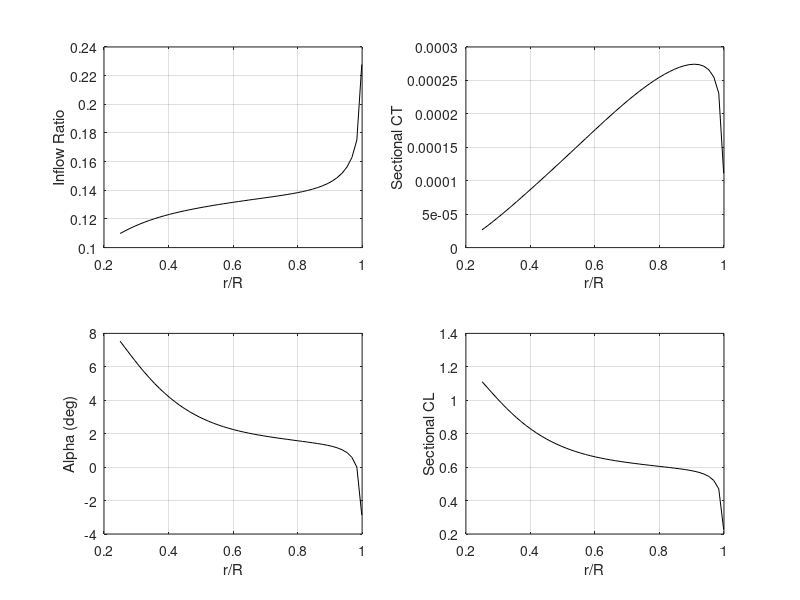

MATLAB code for this plot:
clear; clc; clf;

% With collective ONLY
% Axial flight condition

% Rotor parameters
R = 0.3048;                % in m
Nb = 2;                    % blade number
Om_rpm = 6000;             % in rpm
vel_climb = 18.0;          % in m/s

CLa = 4.88; %2*pi;         % d_Cl/d_alpha in radians
CL0 = 0.470;

% Selective parameters
% *** COMMENT OUT UNUSED VARIABLES ***
% -- AR or chord --
% AR = 6;                % Aspect ratio
% c = 0;
cByR_dist = [  % as a two-col matrix [r/R  c/R]
  0.25000   0.08
  0.29137   0.09842
  0.32614   0.1119
  0.35372   0.12106
  0.38129   0.1295
  0.41007   0.13746
  0.43645   0.143
  0.46763   0.14712
  0.50360   0.15028
  0.55276   0.15176
  0.60911   0.15062
  0.69305   0.1459
  0.76259   0.13972
  0.82734   0.13208
  0.90048   0.12086
  1.00000   0.10054
  ];
% -- theta distribution or constant angle --
% theta_deg = 8;
theta_deg_dist = [  % as a two-col matrix [r/R theta]
  0.25	32.56026
  0.28037	30.10193
  0.3007	28.30318
  0.33182	25.96551
  0.36413	23.8082
  0.39287	22.1909
  0.42521	20.51407
  0.46234	18.95808
  0.49709	17.7621
  0.53783	16.4469
  0.59416	15.01391
  0.64569	13.82045
  0.70084	12.86777
  0.75599	12.03521
  0.82912	11.20535
  0.89987	10.49525
  1	10.21008
  ]; 
% ------

% Environment parameters
rho = 1.2;                % in kg/m3

% Solver parameters 
nx = 50;                  % No. of stations along blade

% Feature switches
spacing_switch = 1;       % [1]Equispaced [2]Cosine [3]aTan
prandtlTipLoss_switch = 1;

% For accounting tip loss
% (change accordingly when prandtlTipLoss_switch is 0)
root_cut = 0.25;            % r/R
tip_cut = 0.999;             % r/R

% Spacing blade stations
switch spacing_switch
  case 1
    % Equi-spaced
    r_bar = linspace(root_cut,tip_cut,nx);
    dr_bar = (r_bar(2)-r_bar(1))*ones(size(r_bar));

  case 2
    % Cosine spaced
    theta_cosine=linspace(0,pi,nx);
    r_bar = R*0.5-R*0.5*cos(theta_cosine);
    dr_bar=r_bar(2:end)-r_bar(1:end-1);
    dr_bar=[dr_bar 0];

  case 3
    % atan spaced
    x_spacing=linspace(tan(-1),tan(1),nx);
    r_bar=R*0.5+R*0.5*atan(x_spacing);
    dr_bar=r_bar(2:end)-r_bar(1:end-1);
    dr_bar=[dr_bar 0];
end

% Calculated Rotor Parameters
if (exist('AR') == 1)
  c = ones(1, nx) * R/AR;
elseif (exist('c') == 1) 
  c = ones(1, nx) * c;
elseif (exist('cByR_dist') == 1)
  cByR_poly = polyfit(cByR_dist(:, 1), cByR_dist(:, 2), 4);
  cByR = polyval(cByR_poly, r_bar);
  c = cByR*R;
end

if (exist('theta_deg') == 1)
  theta_deg = theta_deg*ones(1,nx);
elseif (exist('theta_deg_dist') == 1)
  theta_poly = polyfit(theta_deg_dist(:, 1), theta_deg_dist(:, 2), 4);
  theta_deg = polyval(theta_poly, r_bar);
  plot(theta_deg_dist(:,1), theta_deg_dist(:,2), 'bo'); hold on;
  plot(r_bar, theta_deg,'r-'); hold off;
end

alphaCamber = CL0/CLa;
theta = theta_deg*pi/180 + alphaCamber;  % Corrected for cambered airfoils
sol = Nb*c/(pi*R);
Om = Om_rpm*pi/30;        % in rad per sec
lam_climb = vel_climb/(R*Om);

% Inflow computation
switch prandtlTipLoss_switch

  case 0
    % Inflow ratio from BEMT
    const1 = sol*CLa/16; 
    const_climb = lam_climb*0.5;
    lam = -(const1-const_climb) ...
      + sqrt((const1-const_climb).^2+2*const1.*theta.*r_bar);
    phi=lam./r_bar;
    alf=theta-phi;
    prandtl_F = ones(size(r_bar));

  case 1
    prandtl_F = ones(size(r_bar));  % Initial value
    prandtl_residual = 1.0;
    const1 = sol*CLa/16; 
    const_climb = lam_climb*0.5;
    counter = 1;

    while ( (prandtl_residual>0.001) && (counter<21) )
      lam = -(const1./prandtl_F-const_climb) ...
        + sqrt((const1./prandtl_F-const_climb).^2 ...
        + 2*const1./prandtl_F.*theta.*r_bar);
      prandtl_Fsmall = 0.5*Nb*(1.0-r_bar)./lam;

      prandtl_F_prev = prandtl_F;
      prandtl_F = (2/pi)*acos(exp(-prandtl_Fsmall));
      prandtl_residual = abs(norm(prandtl_F-prandtl_F_prev));
      counter = counter+1;
    end

    if (counter==21)
      warning('Prandtl tip-loss factor failed to converge');
    end

    phi=lam./r_bar;
    alf=theta-phi;

end

% Using Momentum theory
ct_vec = prandtl_F.*4.*lam.*(lam-lam_climb).*r_bar.*dr_bar;
format long;
CT_MT = sum(ct_vec);

% Using BEMT
ct_vec = 0.5*sol*CLa.*dr_bar.*(r_bar.^2).*alf;
CT_BEMT = sum(ct_vec);

Thrust = CT_MT*(rho*pi*R*R*(R*Om)^2);

% Check between MT and BEMT
if (CT_MT-CT_BEMT)>eps
  warning('Warning: Discrepancy between CT calculated using BEMT and MT')
end

% Sectional lift distribution
cl_vec = 2.0*ct_vec/(c./R.*dr_bar);

% Results
% fprintf('\nColl. pitch (deg) = %d\n',theta_deg);
% fprintf('Solidity = %d\n\n',sol);
fprintf('CT = %12.6f\n',CT_BEMT);
fprintf('Thrust (N) = %d\n',Thrust);

% Generate plots
subplot(2,2,1);
plot(r_bar,lam,'k');
grid on;
xlabel('r/R');
ylabel('Inflow Ratio');

subplot(2,2,2);
plot(r_bar,ct_vec,'k');
grid on;
xlabel('r/R');
ylabel('Sectional CT');

subplot(2,2,3);
plot(r_bar,(alf-alphaCamber)*180/pi,'k');
grid on;
xlabel('r/R');
ylabel('Alpha (deg)');

subplot(2,2,4);
plot(r_bar,alf*CLa,'k');
grid on;
xlabel('r/R');
ylabel('Sectional CL');

% Write to file
% fid=fopen('Vz_OGE_BEMT.dat','w');
% fprintf(fid,'Variables = "r/R" "vz"\n');
% fprintf(fid,'Zone T= "Vz_OGE_BEMT"\n');
% dlmwrite('Vz_OGE_BEMT.dat',[r_bar'*R lam'*R*Om],'-append','delimiter',' ');
